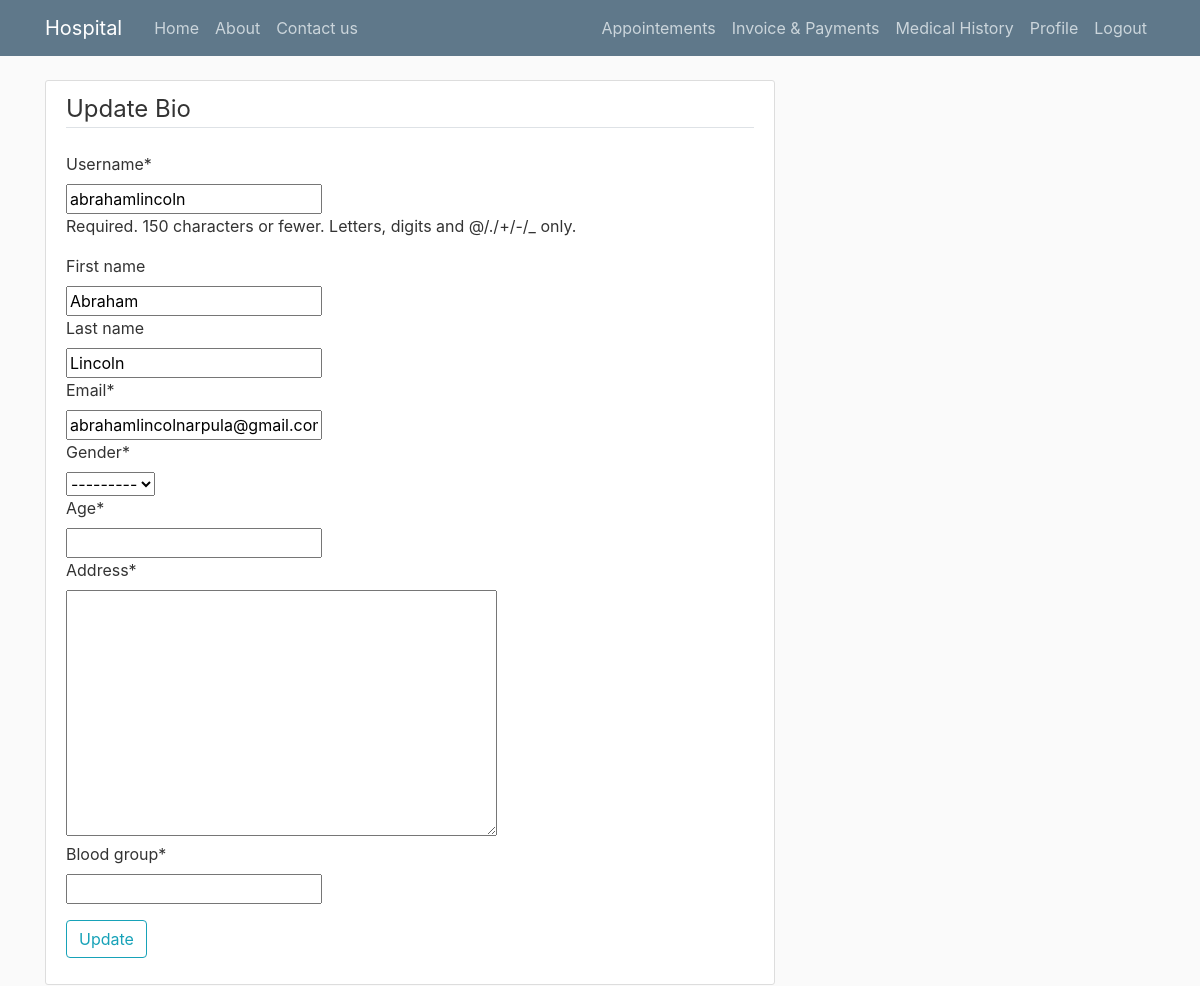
/accounts/patientbio/ (signed in), run on an earlier commit of the app's database.
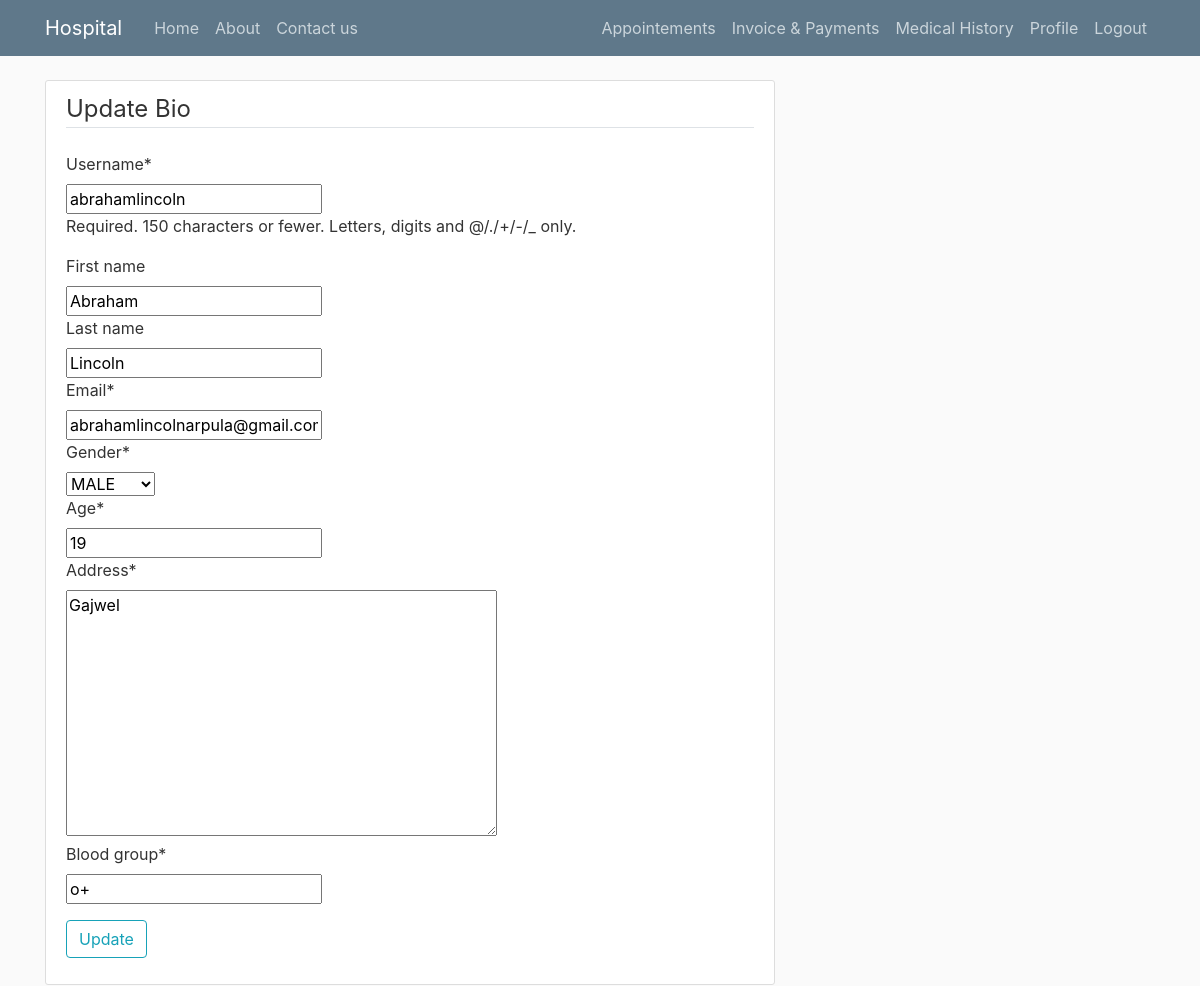
And on a later commit of the database.
### accounts/models.py (models this page shows, shortened)
class PatientBio(models.Model):
    patient = models.OneToOneField(User,on_delete = models.CASCADE, default = 1)
    gender = models.CharField(max_length = 8,choices = GENDER ,null=True)
    age = models.IntegerField(null=True)
    address = models.TextField(null=True)
    blood_group = models.CharField(max_length = 4,null=True)

### accounts/views.py (the view)
# urls.py: path('patientbio/', user_views.patient_profile, name='p-update'),
@login_required
def patient_profile(request):
    if request.method == 'POST':
        u_form = UserUpdateForm(request.POST, instance=request.user)
        p_form = PatientUpdateForm(request.POST,
                                   request.FILES,
                                   instance=request.user.patientbio)
        if u_form.is_valid() and p_form.is_valid():
            u_form.save()
            p_form.save()
            messages.success(request, f'Your account has been updated!')
            return redirect('p-update')
    else:
        u_form = UserUpdateForm(instance=request.user)
        p_form = PatientUpdateForm(instance=request.user.patientbio)
    context = {
        'u_form': u_form,
        'p_form': p_form
    }
    return render(request, 'accounts/update.html', context)

### accounts/forms.py
class UserUpdateForm(forms.ModelForm):
    email = forms.EmailField()
    class Meta:
        model = User
        fields = ['username','first_name','last_name', 'email']

class PatientUpdateForm(forms.ModelForm):
    class Meta:
        model = PatientBio
        fields = [ 'gender','age','address','blood_group']

### accounts/templates/accounts/update.html (shortened to what this page needs)
{% extends "accounts/base.html" %}
{% load crispy_forms_tags %}
{% block content %}
    <div class="content-section">
        <form method="POST">
            <fieldset class="form-group">
                <legend class="border-bottom mb-4">Update  Bio</legend>
                {{ u_form|crispy }}
                {{ p_form|crispy }}
            </fieldset>
            <div class="form-group">
                <button class="btn btn-outline-info" type="submit">Update</button>
            </div>
        </form>
    </div>
{% endblock content %}

What changed in the data, as far as the page shows it:
changed PatientBio: gender "---------" → "MALE"; age (not shown) → "19"; address (not shown) → "Gajwel"; blood_group (not shown) → "o+"
